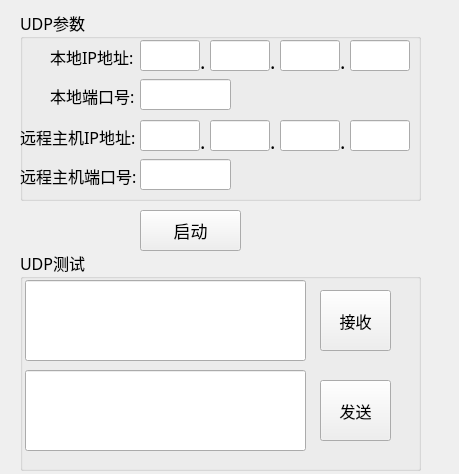
<?xml version="1.0" encoding="UTF-8"?>
<ui version="4.0">
 <class>UdpCommWidget</class>
 <widget class="QWidget" name="UdpCommWidget">
  <property name="geometry">
   <rect>
    <x>0</x>
    <y>0</y>
    <width>459</width>
    <height>474</height>
   </rect>
  </property>
  <property name="windowTitle">
   <string>Form</string>
  </property>
  <widget class="QGroupBox" name="groupBox">
   <property name="geometry">
    <rect>
     <x>20</x>
     <y>10</y>
     <width>401</width>
     <height>191</height>
    </rect>
   </property>
   <property name="font">
    <font>
     <family>微软雅黑</family>
     <pointsize>12</pointsize>
    </font>
   </property>
   <property name="title">
    <string>UDP参数</string>
   </property>
   <widget class="QLabel" name="Local_IP_Label">
    <property name="geometry">
     <rect>
      <x>30</x>
      <y>31</y>
      <width>91</width>
      <height>31</height>
     </rect>
    </property>
    <property name="text">
     <string>本地IP地址:</string>
    </property>
   </widget>
   <widget class="QLabel" name="Port_Label">
    <property name="geometry">
     <rect>
      <x>30</x>
      <y>70</y>
      <width>91</width>
      <height>31</height>
     </rect>
    </property>
    <property name="text">
     <string>本地端口号:</string>
    </property>
   </widget>
   <widget class="QLineEdit" name="lineEdit_Local_IP1">
    <property name="geometry">
     <rect>
      <x>120</x>
      <y>30</y>
      <width>60</width>
      <height>31</height>
     </rect>
    </property>
   </widget>
   <widget class="QLineEdit" name="lineEdit_Local_IP2">
    <property name="geometry">
     <rect>
      <x>190</x>
      <y>30</y>
      <width>60</width>
      <height>31</height>
     </rect>
    </property>
   </widget>
   <widget class="QLineEdit" name="lineEdit_Local_IP3">
    <property name="geometry">
     <rect>
      <x>260</x>
      <y>30</y>
      <width>60</width>
      <height>31</height>
     </rect>
    </property>
   </widget>
   <widget class="QLineEdit" name="lineEdit_Local_IP4">
    <property name="geometry">
     <rect>
      <x>330</x>
      <y>30</y>
      <width>60</width>
      <height>31</height>
     </rect>
    </property>
   </widget>
   <widget class="QLabel" name="label_3">
    <property name="geometry">
     <rect>
      <x>180</x>
      <y>41</y>
      <width>20</width>
      <height>20</height>
     </rect>
    </property>
    <property name="font">
     <font>
      <pointsize>15</pointsize>
     </font>
    </property>
    <property name="text">
     <string>.</string>
    </property>
   </widget>
   <widget class="QLabel" name="label_4">
    <property name="geometry">
     <rect>
      <x>250</x>
      <y>40</y>
      <width>10</width>
      <height>21</height>
     </rect>
    </property>
    <property name="font">
     <font>
      <pointsize>15</pointsize>
     </font>
    </property>
    <property name="text">
     <string>.</string>
    </property>
   </widget>
   <widget class="QLabel" name="label_5">
    <property name="geometry">
     <rect>
      <x>320</x>
      <y>40</y>
      <width>10</width>
      <height>21</height>
     </rect>
    </property>
    <property name="font">
     <font>
      <pointsize>15</pointsize>
     </font>
    </property>
    <property name="text">
     <string>.</string>
    </property>
   </widget>
   <widget class="QLineEdit" name="lineEdit_Local_Port">
    <property name="geometry">
     <rect>
      <x>120</x>
      <y>69</y>
      <width>91</width>
      <height>31</height>
     </rect>
    </property>
   </widget>
   <widget class="QLabel" name="Port_Label_2">
    <property name="geometry">
     <rect>
      <x>0</x>
      <y>150</y>
      <width>121</width>
      <height>31</height>
     </rect>
    </property>
    <property name="text">
     <string>远程主机端口号:</string>
    </property>
   </widget>
   <widget class="QLineEdit" name="lineEdit_Remote_Port">
    <property name="geometry">
     <rect>
      <x>120</x>
      <y>149</y>
      <width>91</width>
      <height>31</height>
     </rect>
    </property>
   </widget>
   <widget class="QLabel" name="label_6">
    <property name="geometry">
     <rect>
      <x>180</x>
      <y>121</y>
      <width>20</width>
      <height>20</height>
     </rect>
    </property>
    <property name="font">
     <font>
      <pointsize>15</pointsize>
     </font>
    </property>
    <property name="text">
     <string>.</string>
    </property>
   </widget>
   <widget class="QLineEdit" name="lineEdit_Remote_IP1">
    <property name="geometry">
     <rect>
      <x>120</x>
      <y>110</y>
      <width>60</width>
      <height>31</height>
     </rect>
    </property>
   </widget>
   <widget class="QLabel" name="label_7">
    <property name="geometry">
     <rect>
      <x>250</x>
      <y>120</y>
      <width>10</width>
      <height>21</height>
     </rect>
    </property>
    <property name="font">
     <font>
      <pointsize>15</pointsize>
     </font>
    </property>
    <property name="text">
     <string>.</string>
    </property>
   </widget>
   <widget class="QLineEdit" name="lineEdit_Remote_IP3">
    <property name="geometry">
     <rect>
      <x>260</x>
      <y>110</y>
      <width>60</width>
      <height>31</height>
     </rect>
    </property>
   </widget>
   <widget class="QLabel" name="label_8">
    <property name="geometry">
     <rect>
      <x>320</x>
      <y>120</y>
      <width>10</width>
      <height>21</height>
     </rect>
    </property>
    <property name="font">
     <font>
      <pointsize>15</pointsize>
     </font>
    </property>
    <property name="text">
     <string>.</string>
    </property>
   </widget>
   <widget class="QLineEdit" name="lineEdit_Remote_IP2">
    <property name="geometry">
     <rect>
      <x>190</x>
      <y>110</y>
      <width>60</width>
      <height>31</height>
     </rect>
    </property>
   </widget>
   <widget class="QLineEdit" name="lineEdit_Remote_IP4">
    <property name="geometry">
     <rect>
      <x>330</x>
      <y>110</y>
      <width>60</width>
      <height>31</height>
     </rect>
    </property>
   </widget>
   <widget class="QLabel" name="IP_Label_2">
    <property name="geometry">
     <rect>
      <x>0</x>
      <y>111</y>
      <width>121</width>
      <height>31</height>
     </rect>
    </property>
    <property name="text">
     <string>远程主机IP地址:</string>
    </property>
   </widget>
  </widget>
  <widget class="QGroupBox" name="groupBoxTest">
   <property name="geometry">
    <rect>
     <x>20</x>
     <y>250</y>
     <width>401</width>
     <height>221</height>
    </rect>
   </property>
   <property name="font">
    <font>
     <family>微软雅黑</family>
     <pointsize>12</pointsize>
    </font>
   </property>
   <property name="layoutDirection">
    <enum>Qt::LeftToRight</enum>
   </property>
   <property name="title">
    <string>UDP测试</string>
   </property>
   <widget class="QPushButton" name="btnSend">
    <property name="geometry">
     <rect>
      <x>300</x>
      <y>130</y>
      <width>71</width>
      <height>61</height>
     </rect>
    </property>
    <property name="inputMethodHints">
     <set>Qt::ImhNone</set>
    </property>
    <property name="text">
     <string>发送</string>
    </property>
   </widget>
   <widget class="QPushButton" name="btnRecv">
    <property name="geometry">
     <rect>
      <x>300</x>
      <y>40</y>
      <width>71</width>
      <height>61</height>
     </rect>
    </property>
    <property name="text">
     <string>接收</string>
    </property>
   </widget>
   <widget class="QLineEdit" name="txtRecv">
    <property name="geometry">
     <rect>
      <x>5</x>
      <y>30</y>
      <width>281</width>
      <height>81</height>
     </rect>
    </property>
    <property name="inputMethodHints">
     <set>Qt::ImhMultiLine</set>
    </property>
    <property name="readOnly">
     <bool>true</bool>
    </property>
   </widget>
   <widget class="QLineEdit" name="txtSend">
    <property name="geometry">
     <rect>
      <x>5</x>
      <y>120</y>
      <width>281</width>
      <height>81</height>
     </rect>
    </property>
    <property name="inputMethodHints">
     <set>Qt::ImhMultiLine</set>
    </property>
   </widget>
  </widget>
  <widget class="QPushButton" name="StartpushButton">
   <property name="geometry">
    <rect>
     <x>140</x>
     <y>210</y>
     <width>101</width>
     <height>41</height>
    </rect>
   </property>
   <property name="font">
    <font>
     <family>微软雅黑</family>
     <pointsize>13</pointsize>
    </font>
   </property>
   <property name="text">
    <string>启动</string>
   </property>
  </widget>
 </widget>
 <resources/>
 <connections/>
</ui>
